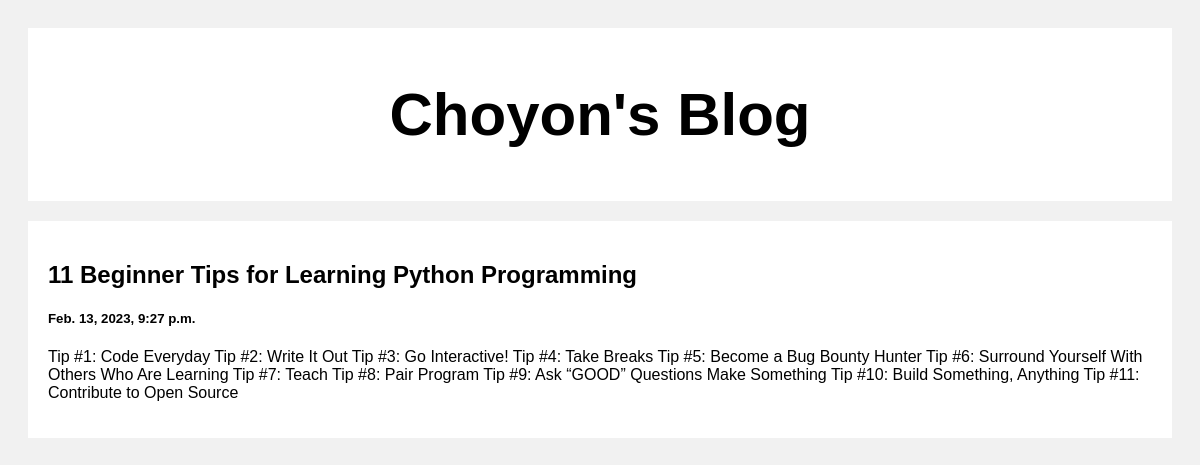
/post/1, run on the app's committed database.
### posts/models.py (models this page shows)
class Post(models.Model):
    title = models.CharField(max_length=100)
    body = models.TextField(max_length=10000)
    created_at = models.DateTimeField(default=datetime.now, blank=True)

### posts/views.py (the view)
# urls.py: path('post/<str:pk>', views.post, name='post'),
def post(request, pk):
    posts = Post.objects.get(id=pk)
    context = {
        "posts" : posts
    }
    return render(request, 'posts.html', context)

### templates/posts.html (shortened to what this page needs)
<!DOCTYPE html>
<html>
<head>
</head>
<body>
<div class="header">
  <h2>Choyon's Blog</h2>
</div>
<div class="row">
  <div class="leftcolumn">
    <div class="card">
        <h2>{{posts.title}}</h2>
        <h5>{{posts.created_at}}</h5>
        <p>{{posts.body}}</p>
    </div>
  </div>
</div>
</body>
</html>

### templates/posts.html (style rules this page uses)
* { box-sizing: border-box; }
body { font-family: Arial; padding: 20px; background: #f1f1f1; }
.header { padding: 2px; font-size: 40px; text-align: center; background: white; }
.leftcolumn { float: left; width: 100%; }
.card { background-color: white; padding: 20px; margin-top: 20px; }
.row:after { content: ""; display: table; clear: both; }

### data on the page
Post: title "11 Beginner Tips for Learning Python Programming", created_at "Feb. 13, 2023, 9:27 p.m.", body "Tip #1: Code Everyday Tip #2: Write It Out Tip #3: Go Interactive! Tip #4: Take Breaks Tip #5: Become a Bug Bounty Hunter Tip #6: Surround Yourself With Others Who Are Learning Tip #7: Teach Tip #8: Pair Program Tip #9: Ask “GOOD” Questions Make Something Tip #10: Build Something, Anything Tip #11: Contribute to Open Source"
